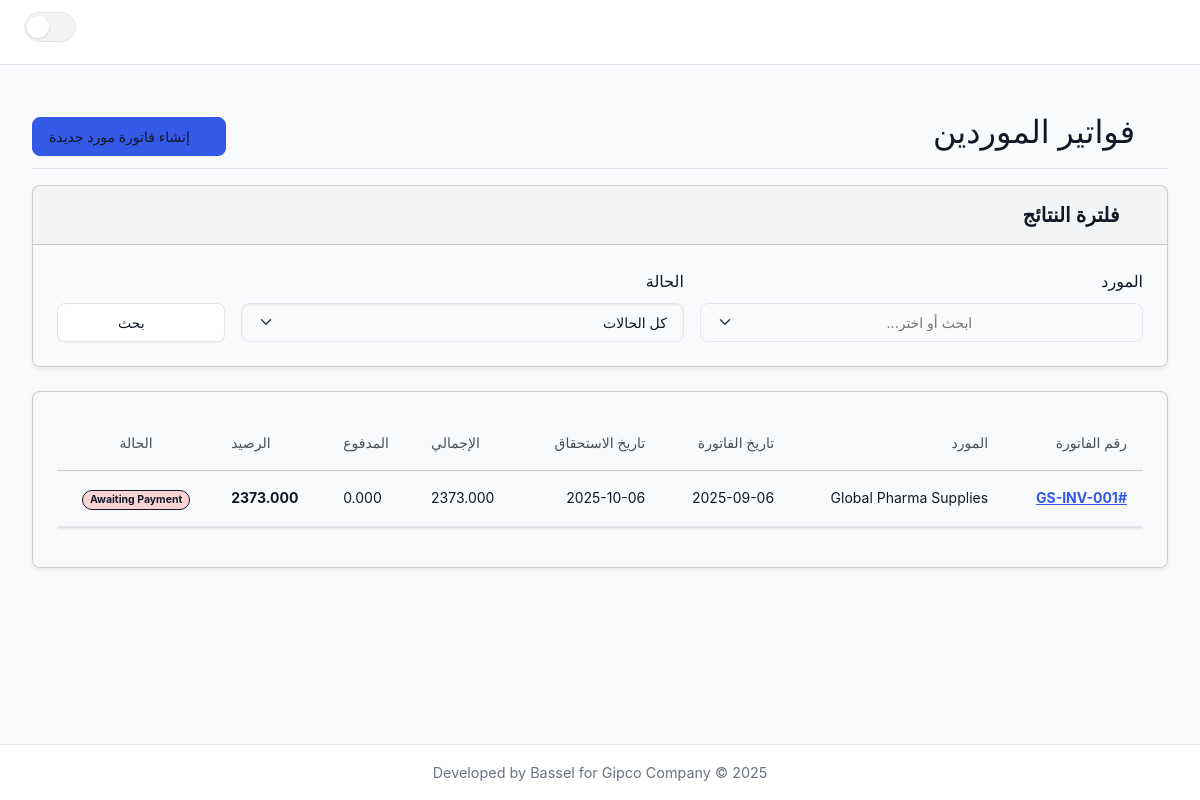
The app's page /financials/supplier_invoices/, older data.
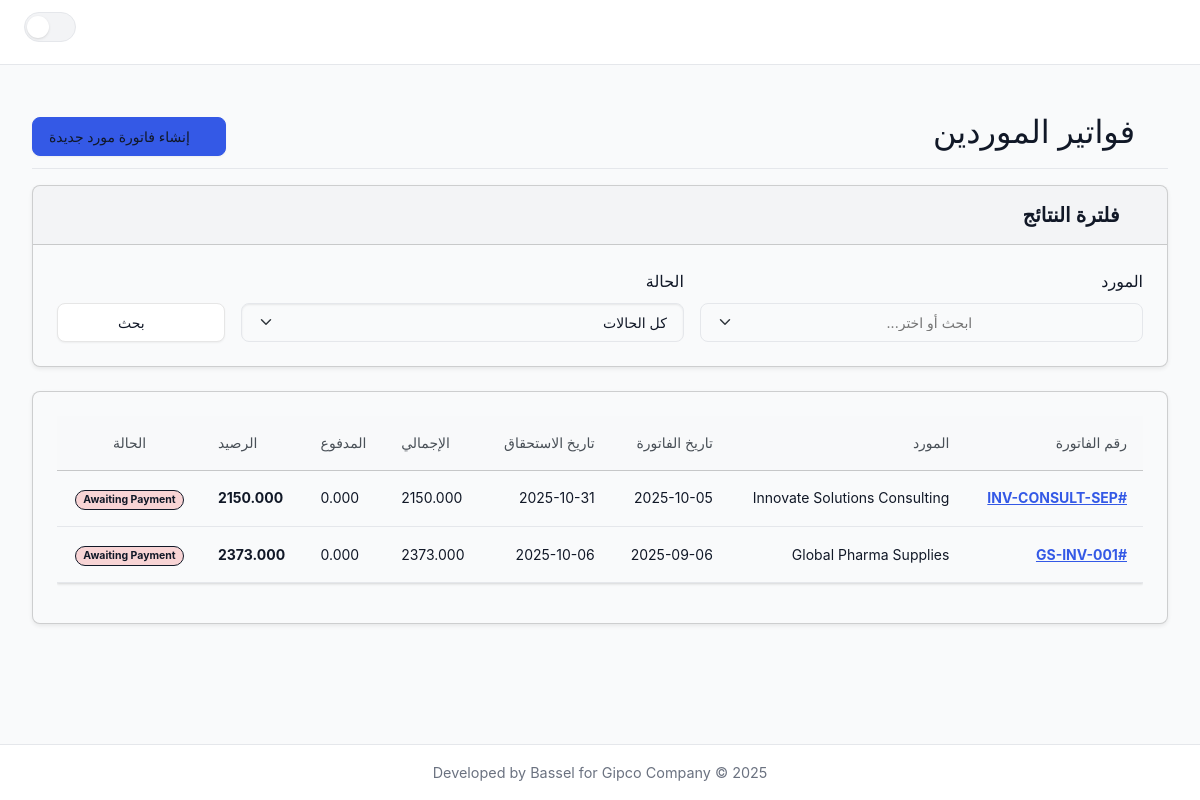
The same page, newer data.
### inventory/models/accounting_sub_ledger.py (models this page shows, shortened)
class SupplierInvoice(models.Model):
    class InvoiceStatus(models.TextChoices):
        DRAFT = 'draft', _('Draft')
        AWAITING_PAYMENT = 'awaiting_payment', _('Awaiting Payment')
        PARTIALLY_PAID = 'partially_paid', _('Partially Paid')
        PAID = 'paid', _('Paid')
        CANCELLED = 'cancelled', _('Cancelled')
    supplier = models.ForeignKey(
        'Company', on_delete=models.PROTECT, related_name='invoices', verbose_name=_("Supplier")
    )
    invoice_number = models.CharField(max_length=255, verbose_name=_("Invoice Number"))
    invoice_date = models.DateField(verbose_name=_("Invoice Date"))
    due_date = models.DateField(verbose_name=_("Due Date"))
    total_amount = models.DecimalField(
        max_digits=14, decimal_places=3, default=Decimal('0.000'), verbose_name=_("Total Invoice Amount")
    )
    amount_paid = models.DecimalField(
        max_digits=14, decimal_places=3, default=Decimal('0.000'), verbose_name=_("Amount Paid")
    )
    status = models.CharField(
        max_length=20,
        choices=InvoiceStatus.choices,
        default=InvoiceStatus.AWAITING_PAYMENT,
        verbose_name=_("Status")
    )
    notes = models.TextField(blank=True, null=True, verbose_name=_("Notes"))
    class Meta:
        db_table = 'supplier_invoices'
        verbose_name = _("Supplier Invoice")
        verbose_name_plural = _("Supplier Invoices")
        ordering = ['-invoice_date']
        unique_together = ('supplier', 'invoice_number')
    @property
    def balance_due(self):
        return self.total_amount - self.amount_paid

### inventory/models/operational.py (models this page shows, shortened)
class Company(models.Model):
    name = models.CharField(max_length=255, unique=True, verbose_name=_("Company Name"))
    class Meta:
        db_table = 'companies'
        verbose_name = _("Company")
        verbose_name_plural = _("Companies")
        ordering = ['name']

### inventory/views/financials.py (the view)
# urls.py: path('financials/supplier_invoices/', financials.supplier_invoices, name='supplier_invoices'),
def supplier_invoices(request: HttpRequest) -> HttpResponse:
    supplier_id = request.GET.get('supplier')
    status = request.GET.get('status')
    invoices = SupplierInvoice.objects.select_related('supplier').all()
    if supplier_id:
        invoices = invoices.filter(supplier_id=supplier_id)
    if status:
        invoices = invoices.filter(status=status)
    context = {
        'active_page': 'financials',
        'sub_page': 'supplier_invoices',
        'invoices': invoices,
        'suppliers': Company.objects.all(),
        'statuses': SupplierInvoice.InvoiceStatus.choices,
        'selected_supplier': int(supplier_id) if supplier_id else None,
        'selected_status': status,
    }
    if 'X-Partial-Request' in request.headers:
        return render(request, 'inventory/partials/supplier_invoices_content.html', context)
    return render(request, 'inventory/supplier_invoices.html', context)

### inventory/templates/inventory/supplier_invoices.html
{% extends "inventory/layout.html" %}
{% block content %}
<div id="supplierInvoiceContent">
    {% include "inventory/partials/supplier_invoices_content.html" %}
</div>
{% endblock %}

### inventory/templates/inventory/layout.html (shortened to what this page needs)
{% load static %}
<!DOCTYPE html>
<html lang="ar" dir="rtl" data-bs-theme="light">
<head>
    <link rel="stylesheet" href="{% static 'css/google-fonts.css' %}" />
    <link rel="stylesheet" href="{% static 'css/bootstrap.rtl.css' %}" />
    <link rel="stylesheet" href="{% static 'css/bootstrap-icons.min.css' %}" />
    <link rel="stylesheet" href="{% static 'css/flatpickr.min.css' %}" />
    <link rel="stylesheet" href="{% static 'css/tom-select.bootstrap5.min.css' %}"/>
    <link rel="stylesheet" href="{% static 'css/style.css' %}" />
    <link rel="stylesheet" href="{% static 'css/print.css' %}" media="print">
</head>
<body>
    <div class="layout-wrapper">
        <div class="main-content">
            <header class="header">
                <button class="sidebar-toggle" type="button" data-bs-toggle="offcanvas" data-bs-target="#sidebarOffcanvas" aria-controls="sidebarOffcanvas" aria-label="Toggle Sidebar">
                    <i class="bi bi-list"></i>
                </button>
                <div class="header-actions">
                    <div class="form-check form-switch theme-switch">
                        <label class="form-check-label" for="darkModeSwitch">
                            <i class="bi bi-sun-fill"></i>
                            <i class="bi bi-moon-stars-fill"></i>
                        </label>
                    </div>
                </div>
            </header>
            <main class="content-wrapper">
                <div id="page-content">
                    {% block content %}{% endblock %}
                </div>
            </main>
            <footer class="footer mt-auto py-3 text-center">
                <div class="container">
                    <span>Developed by Bassel for Gipco Company &copy; 2025</span>
                </div>
            </footer>
        </div>
    </div>
</body>
</html>

### inventory/templates/inventory/partials/supplier_invoices_content.html (shortened to what this page needs)
<div class="d-flex justify-content-between flex-wrap flex-md-nowrap align-items-center pt-3 pb-2 mb-3 border-bottom">
  <h1 class="h2"><i class="bi bi-file-earmark-text-fill me-2"></i>فواتير الموردين</h1>
  <div class="btn-toolbar mb-2 mb-md-0">
    <a href="{% url 'inventory:create_supplier_invoice' %}" class="btn btn-primary">
      <i class="bi bi-plus-circle-fill me-2"></i>إنشاء فاتورة مورد جديدة
    </a>
  </div>
</div>
<div class="card shadow-sm">
  <div class="card-header">
    <h5 class="card-title mb-0"><i class="bi bi-funnel-fill me-2"></i>فلترة النتائج</h5>
  </div>
  <div class="card-body">
    <form method="get" action="{% url 'inventory:supplier_invoices' %}" id="supplierInvoiceFilters">
      <div class="row g-3">
        <div class="col-md-5">
          <label for="supplier" class="form-label">المورد</label>
        </div>
        <div class="col-md-5">
          <label for="status" class="form-label">الحالة</label>
          <select name="status" id="status" class="form-select">
            <option value="">كل الحالات</option>
          </select>
        </div>
        <div class="col-md-2 d-flex align-items-end">
          <button type="submit" class="btn btn-secondary w-100"><i class="bi bi-search me-2"></i>بحث</button>
        </div>
      </div>
    </form>
  </div>
</div>
<div class="card shadow-sm mt-4">
  <div class="card-body">
    <div class="table-responsive">
      <table class="table table-hover align-middle">
        <thead class="table-light">
          <tr>
            <th scope="col">رقم الفاتورة</th>
            <th scope="col">المورد</th>
            <th scope="col">تاريخ الفاتورة</th>
            <th scope="col">تاريخ الاستحقاق</th>
            <th scope="col" class="text-end">الإجمالي</th>
            <th scope="col" class="text-end">المدفوع</th>
            <th scope="col" class="text-end">الرصيد</th>
            <th scope="col" class="text-center">الحالة</th>
          </tr>
        </thead>
        <tbody>
          {% for invoice in invoices %}
          <tr>
            <td><a href="{% url 'inventory:view_supplier_invoice' invoice.pk %}" class="fw-bold">#{{ invoice.invoice_number }}</a></td>
            <td>{{ invoice.supplier.name }}</td>
            <td>{{ invoice.invoice_date|date:"Y-m-d" }}</td>
            <td>{{ invoice.due_date|date:"Y-m-d" }}</td>
            <td class="text-end">{{ invoice.total_amount|floatformat:3 }}</td>
            <td class="text-end">{{ invoice.amount_paid|floatformat:3 }}</td>
            <td class="text-end fw-bold">{{ invoice.balance_due|floatformat:3 }}</td>
            <td class="text-center">
              {% if invoice.status == 'paid' %}
                <span class="badge bg-success-subtle border border-success-subtle text-success-emphasis rounded-pill">{{ invoice.get_status_display }}</span>
              {% elif invoice.status == 'partially_paid' %}
                <span class="badge bg-warning-subtle border border-warning-subtle text-warning-emphasis rounded-pill">{{ invoice.get_status_display }}</span>
              {% elif invoice.status == 'awaiting_payment' %}
                <span class="badge bg-danger-subtle border border-danger-subtle text-danger-emphasis rounded-pill">{{ invoice.get_status_display }}</span>
              {% else %}
                <span class="badge bg-secondary-subtle border border-secondary-subtle text-secondary-emphasis rounded-pill">{{ invoice.get_status_display }}</span>
              {% endif %}
            </td>
          </tr>
          {% empty %}
          <tr>
            <td colspan="8" class="text-center py-4">لا توجد فواتير تطابق معايير البحث.</td>
          </tr>
          {% endfor %}
        </tbody>
      </table>
    </div>
  </div>
</div>

Row changes from the older to the newer data that the page shows:
added SupplierInvoice: invoice_number "INV-CONSULT-SEP", supplier.name "Innovate Solutions Consulting", invoice_date "2025-10-05", due_date "2025-10-31", total_amount "2150.000", amount_paid "0.000", balance_due "2150.000", status "Awaiting Payment"
